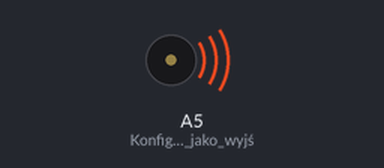
This sketch was run on a simulated Arduino Uno, built with avr-gcc and run on an emulated ATmega328P. Shown: buzzer (waves = sounding).

Above: at 0.07 s.
Timing chart, 0 to 3.0 s (numbered marks = the images above):
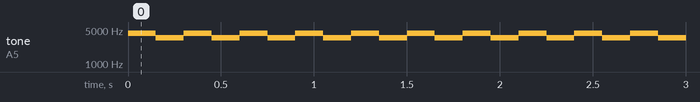

The sketch:

arduino12.2.ino
```cpp
void setup() {
    pinMode(A5, OUTPUT); //Konfiguracja A5 jako wyjście
}

void loop() {
    tone(A5, 4300); //Wygeneruj sygnał o częstotliwości 4300Hz na pinie A5
    delay(150);
    tone(A5, 3500); //Wygeneruj sygnał o częstotliwości 3500Hz na pinie A5
    delay(150);

}
```

Measured:
- by itself, tone on A5 (Konfiguracja_A5_jako_wyjś): alternates 4300 Hz for 0.15 s and 3500 Hz for 0.15 s
